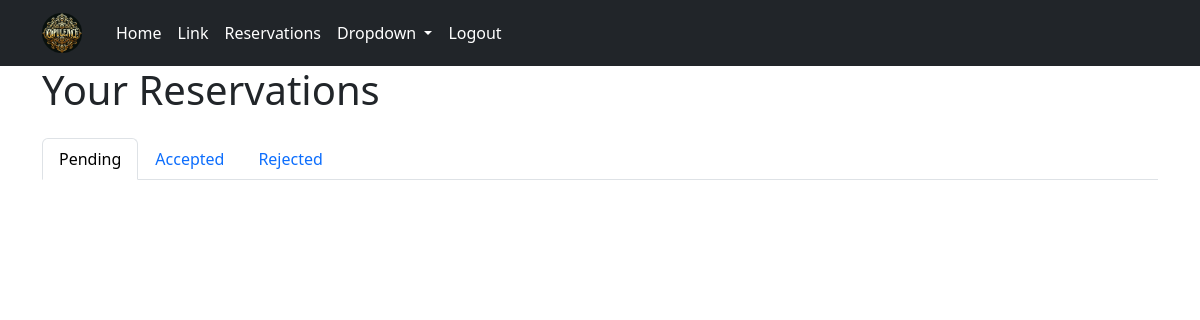
The app's page /res/ (signed in), older data.
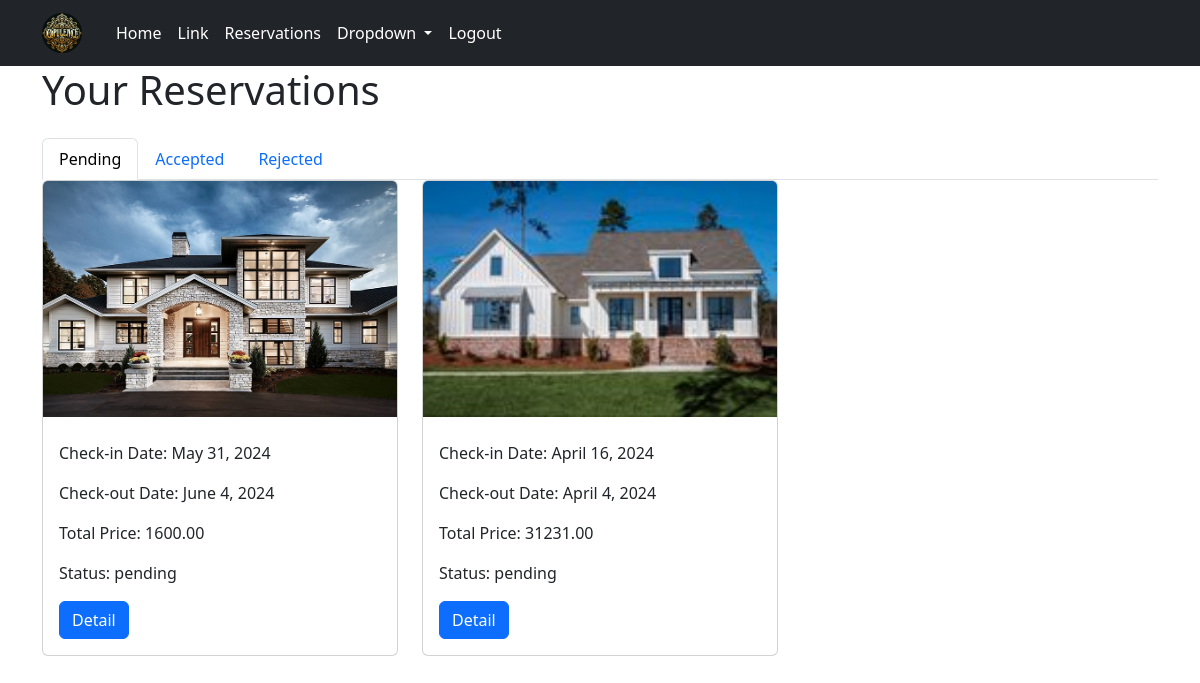
The same page, newer data.
### reservations/models.py (models this page shows, shortened)
class Reservation(models.Model):
    user = models.ForeignKey(settings.AUTH_USER_MODEL, null=True, blank=True, on_delete=models.CASCADE)
    apartment = models.ForeignKey(Apartment, on_delete=models.CASCADE)
    check_in_date = models.DateField()
    check_out_date = models.DateField()
    total_price = models.DecimalField(max_digits=10, decimal_places=2)
    reservation_status = models.ForeignKey(ReservationStatus, on_delete=models.CASCADE,default=1)

class ReservationStatus(models.Model):
    status_name = models.CharField(max_length=100, unique=True)
    def __str__(self):
        return self.status_name

### apartments/models.py (models this page shows, shortened)
class Apartment(models.Model):
    category = models.ForeignKey(Category, on_delete=models.CASCADE)
    country=models.ForeignKey(Country,on_delete=models.SET_NULL,null=True,blank=True)
    city = models.ForeignKey(City, on_delete=models.CASCADE)
    apt_name = models.CharField(max_length=255)
    description = models.TextField()
    cover_image=models.ImageField(upload_to='covers/',null=True)
    district = models.CharField(max_length=30)
    is_active = models.BooleanField(default=True)
    is_booked = models.BooleanField(default=False)
    rooms = models.IntegerField()
    beds = models.IntegerField()
    bath_rooms = models.IntegerField()
    wifi = models.BooleanField(default=False)
    tv = models.BooleanField(default=False)
    price_per_night = models.DecimalField(max_digits=10, decimal_places=2)
    user = models.ForeignKey(settings.AUTH_USER_MODEL, null=True, blank=True, on_delete=models.CASCADE)
    created_at = models.DateTimeField(auto_now_add=True,null=True)
    updated_at = models.DateTimeField(auto_now=True,null=True)

### reservations/views.py (the view)
# urls.py: path("", ReservationListView.as_view(), name='list-reserv'),
class ReservationListView(LoginRequiredMixin, ListView):
    model = Reservation
    template_name = 'reservations/list_res.html'
    context_object_name = 'reservations'
    def get_queryset(self):
        return Reservation.objects.filter(user=self.request.user).order_by('-check_in_date')

### templates/reservations/list_res.html (shortened to what this page needs)
{% extends "base.html" %}
{% load static %}
{% block content %}
<div class="container">
  <h1 class="mb-4">Your Reservations</h1>
  <ul class="nav nav-tabs" id="reservationTabs" role="tablist">
    <li class="nav-item">
      <a class="nav-link active" id="pending-tab" data-toggle="tab" href="#pending" role="tab" aria-controls="pending" aria-selected="true">Pending</a>
    </li>
    <li class="nav-item">
      <a class="nav-link" id="accepted-tab" data-toggle="tab" href="#accepted" role="tab" aria-controls="accepted" aria-selected="false">Accepted</a>
    </li>
    <li class="nav-item">
      <a class="nav-link" id="rejected-tab" data-toggle="tab" href="#rejected" role="tab" aria-controls="rejected" aria-selected="false">Rejected</a>
    </li>
  </ul>
  <div class="tab-content" id="reservationTabContent">
    <div class="tab-pane fade show active" id="pending" role="tabpanel" aria-labelledby="pending-tab">
      <div class="row">
        {% for reservation in reservations %}
          {% if reservation.reservation_status_id == 1 %}
            <div class="col-md-4 mb-4">
              <div class="card h-100">
                {% if reservation.apartment.cover_image.url %}
                  <img src="{{ reservation.apartment.cover_image.url }}" class="card-img-top" alt="Apartment Image">
                {% else %}
                  <img src="{% static 'path_to_default_image.jpg' %}" class="card-img-top" alt="Default Image">
                {% endif %}
                <div class="card-body">
                  <p class="card-text">Check-in Date: {{ reservation.check_in_date }}</p>
                  <p class="card-text">Check-out Date: {{ reservation.check_out_date }}</p>
                  <p class="card-text">Total Price: {{ reservation.total_price }}</p>
                  <p class="card-text">Status: {{ reservation.reservation_status }}</p>
                  <a href="{% url 'detail-reserv' reservation.pk  %}" class="btn btn-primary">Detail</a>
                </div>
              </div>
            </div>
          {% endif %}
        {% endfor %}
      </div>
    </div>
  </div>
</div>
{% endblock content %}

Row changes from the older to the newer data that the page shows:
now on this page (row edited): Reservation: apartment.cover_image (picture), check_in_date "May 31, 2024", check_out_date "June 4, 2024", total_price "1600.00", reservation_status "pending"
added Reservation: apartment.cover_image (picture), check_in_date "April 16, 2024", check_out_date "April 4, 2024", total_price "31231.00", reservation_status "pending"
